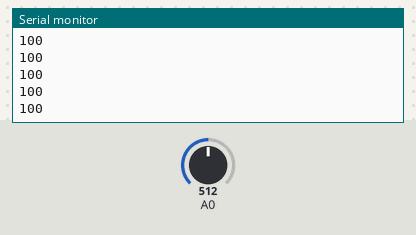
A sketch run on a simulated Arduino Uno, built with avr-gcc and run on an emulated ATmega328P. Parts: the last lines printed to the serial monitor. The inputs (shaded band) are chosen by the test bench; at power-on: A0 = 512.

Above: at 1.2 s.
1.3 s: A0 set to 716
At 2.3 s:
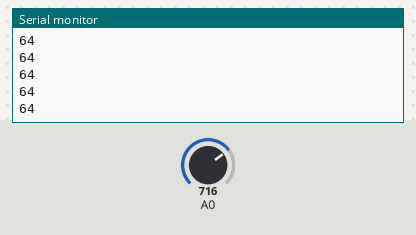
2.8 s: A0 set to 900
At 3.5 s:
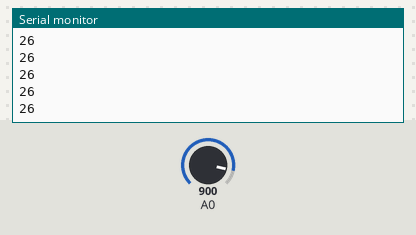
Timing chart, 0 to 5.8 s (numbered marks = the images above; inputs shaded):
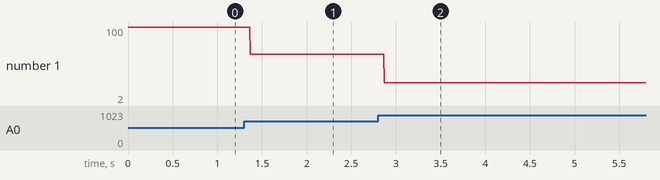

The sketch:

moisture_sensor_code.ino
```cpp
void setup() {
  // put your setup code here, to run once:
pinMode(A0,INPUT);
Serial.begin(9600);
}

void loop() {
  // put your main code here, to run repeatedly:
int val = analogRead(A0);
int mval = map(val, 1023, 550, 0, 100);
mval = constrain(mval, 0, 100);
Serial.println(mval);
}
```

Measured:
- after the input at 1.3 s, the serial monitor: prints a new line after 0.07 s (image 1)
- after the input at 2.8 s, the serial monitor: prints a new line after 0.07 s (image 2)
- plotted number 1: 100 → 64 after the input at 1.3 s, 64 → 2 after the input at 2.8 s
